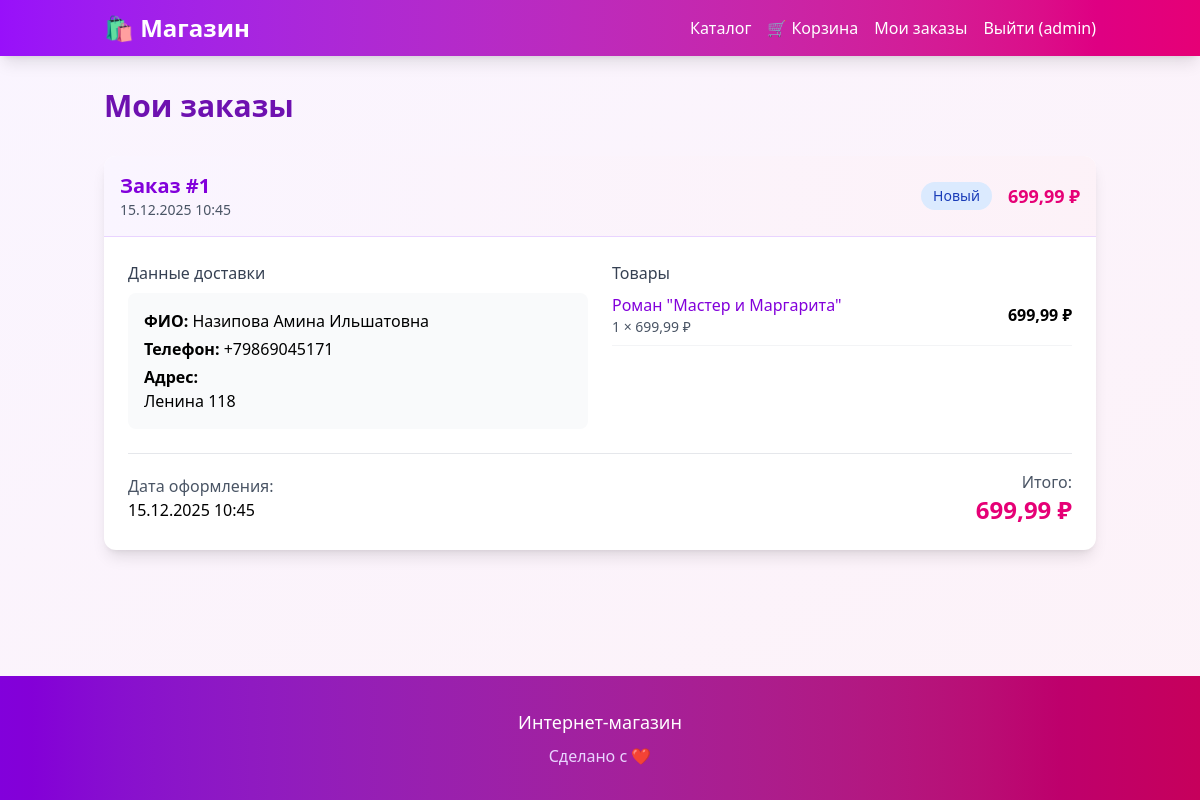
The page /orders/my-orders/ (signed in) on the database its author committed.
### orders/models.py (models this page shows, shortened)
class Order(models.Model):
    STATUS_CHOICES = (
        ('NEW', 'Новый'),
        ('PAID', 'Оплачен'),
        ('SHIPPED', 'Отправлен'),
        ('CANCELLED', 'Отменен'),
    )
    user = models.ForeignKey(
        settings.AUTH_USER_MODEL,
        on_delete=models.SET_NULL,
        null=True,
        blank=True,
        verbose_name='Пользователь'
    )
    full_name = models.CharField('ФИО', max_length=100)
    phone = models.CharField('Телефон', max_length=20)
    address = models.TextField('Адрес доставки')
    status = models.CharField(
        'Статус',
        max_length=20,
        choices=STATUS_CHOICES,
        default='NEW'
    )
    created_at = models.DateTimeField('Дата создания', auto_now_add=True)
    updated_at = models.DateTimeField('Дата обновления', auto_now=True)
    class Meta:
        ordering = ('-created_at',)
        verbose_name = 'Заказ'
        verbose_name_plural = 'Заказы'
    def get_total_cost(self):
        return sum(item.get_cost() for item in self.items.all())

class OrderItem(models.Model):
    order = models.ForeignKey(
        Order,
        related_name='items',
        on_delete=models.CASCADE,
        verbose_name='Заказ'
    )
    product = models.ForeignKey(
        Product,
        related_name='order_items',
        on_delete=models.CASCADE,
        verbose_name='Товар'
    )
    price = models.DecimalField('Цена', max_digits=10, decimal_places=2)
    quantity = models.PositiveIntegerField('Количество', default=1)
    class Meta:
        verbose_name = 'Элемент заказа'
        verbose_name_plural = 'Элементы заказа'
    def get_cost(self):
        return self.price * self.quantity

### shopik/models.py (models this page shows, shortened)
class Product(models.Model):
    category = models.ForeignKey(
        Category,
        related_name='products',
        on_delete=models.CASCADE,
        verbose_name='Категория'
    )
    name = models.CharField('Название', max_length=200, db_index=True)
    slug = models.SlugField('URL', max_length=200, unique=True)
    image = models.ImageField(
        'Изображение',
        upload_to='products/%Y/%m/%d',
        blank=True
    )
    description = models.TextField('Описание', blank=True)
    price = models.DecimalField('Цена', max_digits=10, decimal_places=2)
    stock = models.PositiveIntegerField('Наличие')
    is_active = models.BooleanField('Активный', default=True)
    created_at = models.DateTimeField('Дата создания', auto_now_add=True)
    updated_at = models.DateTimeField('Дата обновления', auto_now=True)
    class Meta:
        ordering = ('-created_at',)
        verbose_name = 'Товар'
        verbose_name_plural = 'Товары'
        indexes = [
            models.Index(fields=['slug']),
            models.Index(fields=['created_at']),
        ]

### orders/views.py (the view)
# urls.py: path('my-orders/', views.order_list, name='order_list'),
@login_required
def order_list(request):
    orders = Order.objects.filter(user=request.user)
    return render(request, 'orders/list.html', {'orders': orders})

### cart/cart.py (called while the page is built)
    def __len__(self):
        return sum(item['quantity'] for item in self.cart.values())

### cart/context_processors.py (called while the page is built)
def cart(request):
    return {'cart': Cart(request)}

### templates/orders/list.html (shortened to what this page needs)
{% extends "base.html" %}
{% block content %}
<div class="max-w-6xl mx-auto">
    <h1 class="text-3xl font-bold text-purple-800 mb-8">Мои заказы</h1>
    {% if orders %}
        <div class="space-y-6">
            {% for order in orders %}
                <div class="bg-white rounded-xl shadow-lg overflow-hidden">
                    <div class="bg-gradient-to-r from-purple-50 to-pink-50 p-4 border-b border-purple-200">
                        <div class="flex flex-wrap justify-between items-center">
                            <div>
                                <h3 class="text-xl font-semibold text-purple-700">
                                    Заказ #{{ order.id }}
                                </h3>
                                <p class="text-gray-600 text-sm">
                                    {{ order.created_at|date:"d.m.Y H:i" }}
                                </p>
                            </div>
                            <div class="flex items-center space-x-4">
                                <span class="px-3 py-1 rounded-full text-sm font-medium
                                    {% if order.status == 'NEW' %}bg-blue-100 text-blue-800
                                    {% elif order.status == 'PAID' %}bg-green-100 text-green-800
                                    {% elif order.status == 'SHIPPED' %}bg-purple-100 text-purple-800
                                    {% elif order.status == 'CANCELLED' %}bg-red-100 text-red-800
                                    {% endif %}">
                                    {{ order.get_status_display }}
                                </span>
                                <span class="text-lg font-bold text-pink-600">
                                    {{ order.get_total_cost }} ₽
                                </span>
                            </div>
                        </div>
                    </div>
                    <div class="p-6">
                        <div class="grid grid-cols-1 md:grid-cols-2 gap-6 mb-6">
                            <div>
                                <h4 class="font-medium text-gray-700 mb-2">Данные доставки</h4>
                                <div class="bg-gray-50 p-4 rounded-lg">
                                    <p class="mb-1"><strong>ФИО:</strong> {{ order.full_name }}</p>
                                    <p class="mb-1"><strong>Телефон:</strong> {{ order.phone }}</p>
                                    <p><strong>Адрес:</strong> {{ order.address|linebreaks }}</p>
                                </div>
                            </div>
                            <div>
                                <h4 class="font-medium text-gray-700 mb-2">Товары</h4>
                                <div class="space-y-3">
                                    {% for item in order.items.all %}
                                        <div class="flex items-center justify-between border-b border-gray-100 pb-2">
                                            <div class="flex items-center">
                                                <div>
                                                    <p class="font-medium text-purple-700">
                                                        {{ item.product.name }}
                                                    </p>
                                                    <p class="text-sm text-gray-600">
                                                        {{ item.quantity }} × {{ item.price }} ₽
                                                    </p>
                                                </div>
                                            </div>
                                            <span class="font-semibold">
                                                {{ item.get_cost }} ₽
                                            </span>
                                        </div>
                                    {% endfor %}
                                </div>
                            </div>
                        </div>
                        <div class="flex justify-between items-center pt-4 border-t border-gray-200">
                            <div>
                                <p class="text-gray-600">Дата оформления:</p>
                                <p class="font-medium">{{ order.created_at|date:"d.m.Y H:i" }}</p>
                            </div>
                            <div class="text-right">
                                <p class="text-gray-600">Итого:</p>
                                <p class="text-2xl font-bold text-pink-600">
                                    {{ order.get_total_cost }} ₽
                                </p>
                            </div>
                        </div>
                    </div>
                </div>
            {% endfor %}
        </div>
    {% endif %}
</div>
{% endblock %}

### templates/base.html (shortened to what this page needs)
<!DOCTYPE html>
<html lang="ru" class="h-full">
<head>
    <script src="https://cdn.jsdelivr.net/npm/@tailwindcss/browser@4"></script>
</head>
<body class="h-full bg-gradient-to-br from-purple-50 to-pink-50">
    <div class="page-container">
        <nav class="bg-gradient-to-r from-purple-600 to-pink-600 text-white shadow-lg">
            <div class="container mx-auto px-4 py-3">
                <div class="flex justify-between items-center">
                    <a href="{% url 'shopik:product_list' %}" class="text-2xl font-bold">
                        🛍️ Магазин
                    </a>
                    <div class="flex items-center space-x-4">
                        <a href="{% url 'shopik:product_list' %}"
                           class="hover:text-purple-200 transition">
                            Каталог
                        </a>
                        <a href="{% url 'cart:cart_detail' %}"
                           class="relative hover:text-purple-200 transition">
                            🛒 Корзина
                        </a>
                        {% if user.is_authenticated %}
                            <a href="{% url 'orders:order_list' %}"
                               class="hover:text-purple-200 transition">
                                Мои заказы
                            </a>
                            <form action="{% url 'users:logout' %}" method="post" class="inline">
                                <button type="submit"
                                        class="hover:text-purple-200 transition">
                                    Выйти ({{ user.username }})
                                </button>
                            </form>
                        {% endif %}
                    </div>
                </div>
            </div>
        </nav>
        <main class="content-wrap">
            <div class="container mx-auto px-4 py-8">
                {% block content %}{% endblock %}
            </div>
        </main>
        <footer class="bg-gradient-to-r from-purple-700 to-pink-700 text-white">
            <div class="container mx-auto px-4 py-8">
                <div class="text-center">
                    <p class="text-lg">Интернет-магазин</p>
                    <p class="text-purple-200 mt-2">Сделано с ❤️</p>
                </div>
            </div>
        </footer>
    </div>
</body>
</html>

### templates/base.html (style rules this page uses)
html, body { height: 100%; }
.page-container { display: flex; flex-direction: column; min-height: 100vh; }
.content-wrap { flex: 1; }

### rows shown on the page
Order: id "1", created_at "15.12.2025 10:45", status "Новый", get_total_cost "699,99", full_name "Назипова Амина Ильшатовна", phone "+79869045171", address "Ленина 118"
OrderItem: product.name "Роман \"Мастер и Маргарита\"", quantity "1", price "699,99", get_cost "699,99"

### other values the page prints
{{ user.username }} "admin"
